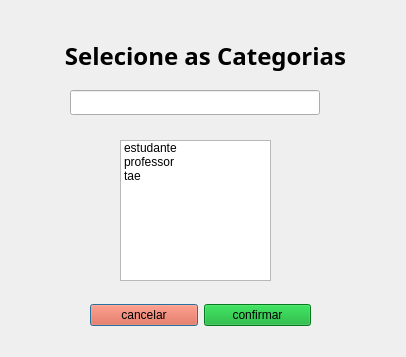
<?xml version="1.0" encoding="UTF-8"?>
<ui version="4.0">
 <class>Dialog</class>
 <widget class="QDialog" name="Dialog">
  <property name="geometry">
   <rect>
    <x>0</x>
    <y>0</y>
    <width>406</width>
    <height>357</height>
   </rect>
  </property>
  <property name="windowTitle">
   <string>Dialog</string>
  </property>
  <widget class="QLabel" name="label_3">
   <property name="geometry">
    <rect>
     <x>0</x>
     <y>0</y>
     <width>411</width>
     <height>111</height>
    </rect>
   </property>
   <property name="font">
    <font>
     <family>Roboto Mono for Powerline</family>
     <pointsize>18</pointsize>
     <weight>75</weight>
     <bold>true</bold>
    </font>
   </property>
   <property name="text">
    <string>Selecione as Categorias</string>
   </property>
   <property name="alignment">
    <set>Qt::AlignCenter</set>
   </property>
  </widget>
  <widget class="QWidget" name="horizontalLayoutWidget">
   <property name="geometry">
    <rect>
     <x>90</x>
     <y>290</y>
     <width>221</width>
     <height>51</height>
    </rect>
   </property>
   <layout class="QHBoxLayout" name="horizontalLayout">
    <item>
     <widget class="QPushButton" name="pushButton_cancelar">
      <property name="styleSheet">
       <string notr="true">background-color: rgb(235, 84, 49);</string>
      </property>
      <property name="text">
       <string>cancelar</string>
      </property>
     </widget>
    </item>
    <item>
     <widget class="QPushButton" name="pushButton_confirmar">
      <property name="styleSheet">
       <string notr="true">background-color: rgb(7, 170, 42);</string>
      </property>
      <property name="text">
       <string>confirmar</string>
      </property>
     </widget>
    </item>
   </layout>
  </widget>
  <widget class="QListWidget" name="lista_categorias">
   <property name="geometry">
    <rect>
     <x>120</x>
     <y>140</y>
     <width>151</width>
     <height>141</height>
    </rect>
   </property>
   <property name="selectionMode">
    <enum>QAbstractItemView::MultiSelection</enum>
   </property>
   <item>
    <property name="text">
     <string>estudante</string>
    </property>
   </item>
   <item>
    <property name="text">
     <string>professor</string>
    </property>
   </item>
   <item>
    <property name="text">
     <string>tae</string>
    </property>
   </item>
  </widget>
  <widget class="QLineEdit" name="lineEdit_categorias">
   <property name="geometry">
    <rect>
     <x>70</x>
     <y>90</y>
     <width>250</width>
     <height>25</height>
    </rect>
   </property>
   <property name="minimumSize">
    <size>
     <width>250</width>
     <height>0</height>
    </size>
   </property>
   <property name="readOnly">
    <bool>true</bool>
   </property>
  </widget>
 </widget>
 <resources/>
 <connections/>
</ui>
